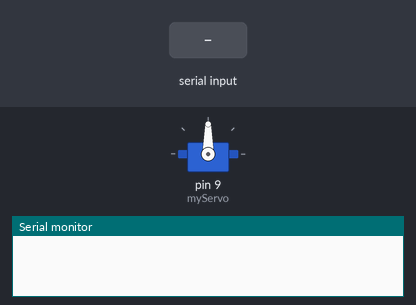
Simulated run of this sketch. Board: Arduino Uno, built with avr-gcc and run on an emulated ATmega328P. On the bench: servo, the last lines printed to the serial monitor. Inputs (shaded band) come from the test bench.

Above: at 1.2 s.
1.3 s: "1" received over the second serial link
At 2.5 s:
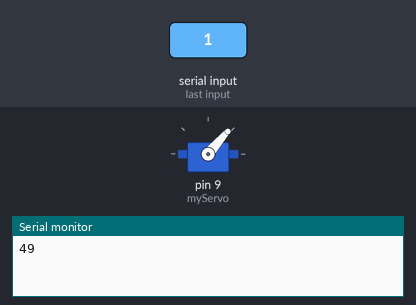
2.8 s: "0" received over the second serial link
At 3.7 s:
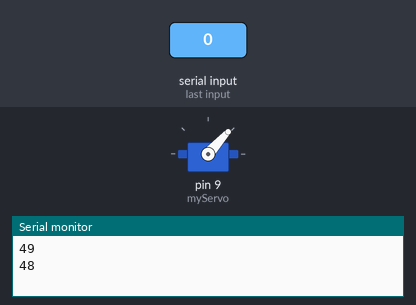
Timing chart, 0 to 5.8 s (numbered marks = the images above; inputs shaded):
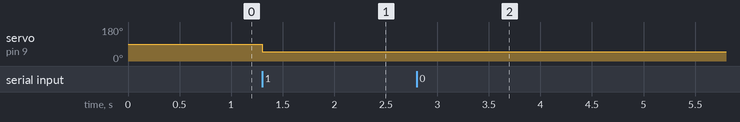

The sketch:

SM_Android.ino
```cpp
#include <SoftwareSerial.h>
#include <Servo.h>

Servo myServo;
int BT_TX = 10;
int BT_RX = 11;
SoftwareSerial BT(BT_TX, BT_RX);

void setup(){
  myServo.attach(9);
  Serial.begin(9600);
  BT.begin(9600);
}

void loop(){
  if(BT.available()>0){
    int servoPos = BT.read();
    Serial.println(servoPos);
    myServo.write(servoPos);
  }
}
```

Measured:
- after the input at 1.3 s, servo on pin 9 (myServo): 90° → 49° at once
- after the input at 2.8 s, servo on pin 9 (myServo): 49° → 48° at once
